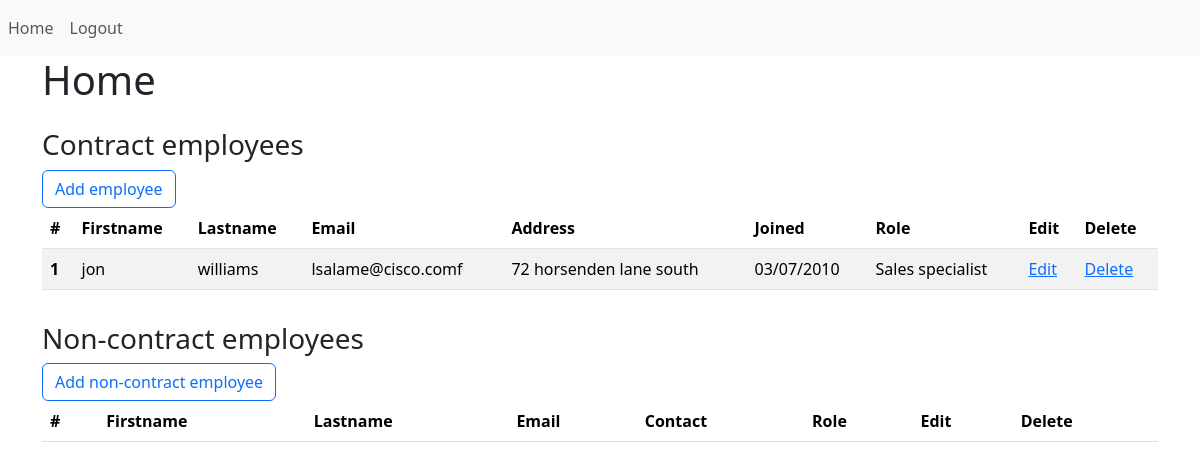
Page / (signed in) on the earlier database version.
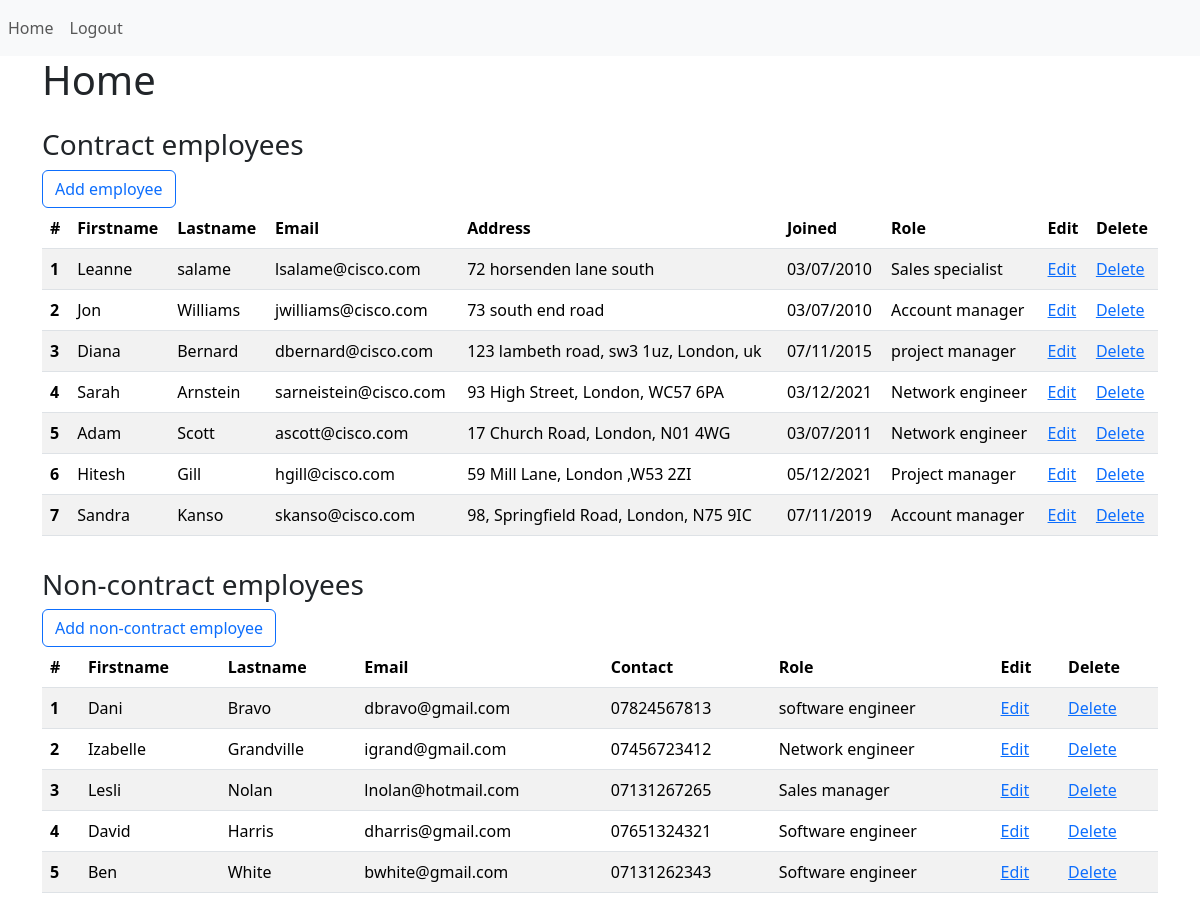
Same page on the later database version.
### website/models.py (models this page shows)
class Contract_employees(db.Model, UserMixin):
    id = db.Column(db.Integer, primary_key=True)
    firstname = db.Column(db.String(100), nullable=False)
    lastname = db.Column(db.String(100), nullable=False)
    email = db.Column(db.String(80), unique=True, nullable=False)
    address = db.Column(db.Text)
    joined = db.Column(db.String(80), nullable=False)
    role = db.Column(db.Text, nullable=False)

class Non_contract_employees(db.Model, UserMixin):
    id = db.Column(db.Integer, primary_key=True)
    firstname = db.Column(db.String(100), nullable=False)
    lastname = db.Column(db.String(100), nullable=False)
    email = db.Column(db.String(80), unique=True, nullable=False)
    contact = db.Column(db.Text)
    role = db.Column(db.Text, nullable=False)

### website/views.py (the view)
@views.route('/')
@login_required
def home():
    contract_employee=Contract_employees.query.all()
    non_contract_employee=Non_contract_employees.query.all()
    return render_template("home.html", new_user=current_user,no_contract_info=non_contract_employee,employees_info=contract_employee),200

### website/__init__.py (called while the page is built)
def create_app(sql_path):
    app = Flask(__name__)
    app.config['SECRET_KEY'] = 'Cisco123!'
    app.config['SQLALCHEMY_DATABASE_URI'] = sql_path
    db.init_app(app)
    from .views import views
    from .models import Contract_employees, Non_contract_employees, User
    from .authentication import auth
    create_database(app)
    login_manager = LoginManager()
    login_manager.init_app(app)
    login_manager.login_view = 'authentication.login'
    @login_manager.user_loader
    def load_user(id):
        return User.query.get(int(id))
    app.config['SECRET_KEY'] = 'mysecret'
    app.register_blueprint(views, url_prefix='/')
    app.register_blueprint(auth, url_prefix='/')
    return app

### website/templates/home.html (shortened to what this page needs)
{% extends "base.html" %}
{% block content%}
<h1>Home</h1>
<div class="pt-3">
    <h3>Contract employees</h3>
    <a class="btn btn-outline-primary" class="link-secondary" href='{{url_for("views.new_contract_employee")}}' >Add employee</a>
    <table class="table table-striped">
        <thead>
            <tr>
                <th scope="col">#</th>
                <th scope="col">Firstname</th>
                <th scope="col">Lastname</th>
                <th scope="col">Email</th>
                <th scope="col">Address</th>
                <th scope="col">Joined</th>
                <th scope="col">Role</th>
                <th scope="col">Edit</th>
                <th scope="col">Delete</th>
            </tr>
        </thead>
        <tbody>
            {% for employee in employees_info %}
            <tr>
                <th score="row">{{loop.index}}</th>
                <td>{{employee.firstname}}</td>
                <td>{{employee.lastname}}</td>
                <td>{{employee.email}}</td>
                <td>{{employee.address}}</td>
                <td>{{employee.joined}}</td>
                <td>{{employee.role}}</td>
                <td><a href='{{url_for("views.edit_employee",id=employee.id)}}' class='btn-edit'>Edit</a></td>
                <td><a href='{{url_for("views.delete_employee",id=employee.id)}}' class='btn-delete' onclick='return confirm("Are you sure you want to delete")'>Delete</a></td>
            </tr>
            {%endfor%}
        </tbody>
    </table>
</div>
<div class="pt-3">
    <h3>Non-contract employees</h3>
    <a class="btn btn-outline-primary" href='{{url_for("views.new_no_contract_employee")}}'>Add non-contract employee</a>
    <table class="table table-striped">
        <thead>
            <th>#</th>
            <th>Firstname</th>
            <th>Lastname</th>
            <th>Email</th>
            <th>Contact</th>
            <th>Role</th>
            <th>Edit</th>
            <th>Delete</th>
        </thead>
        <tbody>
            {% for employee in no_contract_info %}
            <tr>
                <th scope="row">{{loop.index}}</th>
                <td>{{employee.firstname}}</td>
                <td>{{employee.lastname}}</td>
                <td>{{employee.email}}</td>
                <td>{{employee.contact}}</td>
                <td>{{employee.role}}</td>
                <td><a href='{{url_for("views.edit_no_contract_employee",id=employee.id)}}' class='btn-edit'>Edit</a></td>
                <td><a href='{{url_for("views.delete_no_contract_employee",id=employee.id)}}' class='btn-delete' onclick='return confirm("Are you sure you want to delete")'>Delete</a></td>
            </tr>
            {%endfor%}
        </tbody>
    </table>
</div>
{% endblock content %}

### website/templates/base.html (shortened to what this page needs)
<!DOCTYPE html>
<html>
    <head>
        <link href="https://cdn.jsdelivr.net/npm/bootstrap@5.3.1/dist/css/bootstrap.min.css" rel="stylesheet">
    </head>
    <body>
      <nav class="navbar navbar-expand-lg navbar-light bg-light">
        <div class="collapse navbar-collapse" id="navbarSupportedContent">
          <ul class="navbar-nav mr-auto">
            {% if new_user.is_authenticated %}
            <li class="nav-item active">
              <a class="nav-link" href="{{ url_for('views.home')}}">Home</a>
            </li>
            <li class="nav-item active">
              <a class="nav-link" href="{{ url_for('authentication.logout')}}">Logout</a>
            </li>
            {% endif %}
          </ul>
        </div>
      </nav>
    <div class="container">
    {% block content%}{% endblock content %}
    </div>
  </body>
</html>

Differences in the rows shown:
changed Contract_employees "72 horsenden lane south": firstname "jon" → "Leanne"; lastname "williams" → "salame"; email "lsalame@cisco.comf" → "lsalame@cisco.com"
added Contract_employees: firstname "Jon", lastname "Williams", email "jwilliams@cisco.com", address "73 south end road", joined "03/07/2010", role "Account manager"
added Contract_employees: firstname "Diana", lastname "Bernard", email "dbernard@cisco.com", address "123 lambeth road, sw3 1uz, London, uk", joined "07/11/2015", role "project manager"
added Contract_employees: firstname "Sarah", lastname "Arnstein", email "sarneistein@cisco.com", address "93 High Street, London, WC57 6PA", joined "03/12/2021", role "Network engineer"
added Contract_employees: firstname "Adam", lastname "Scott", email "ascott@cisco.com", address "17 Church Road, London, N01 4WG", joined "03/07/2011", role "Network engineer"
added Contract_employees: firstname "Hitesh", lastname "Gill", email "hgill@cisco.com", address "59 Mill Lane, London ,W53 2ZI", joined "05/12/2021", role "Project manager"
added Contract_employees: firstname "Sandra", lastname "Kanso", email "skanso@cisco.com", address "98, Springfield Road, London, N75 9IC", joined "07/11/2019", role "Account manager"
added Non_contract_employees: firstname "Dani", lastname "Bravo", email "dbravo@gmail.com", contact "07824567813", role "software engineer"
added Non_contract_employees: firstname "Izabelle", lastname "Grandville", email "igrand@gmail.com", contact "07456723412", role "Network engineer"
added Non_contract_employees: firstname "Lesli", lastname "Nolan", email "lnolan@hotmail.com", contact "07131267265", role "Sales manager"
added Non_contract_employees: firstname "David", lastname "Harris", email "dharris@gmail.com", contact "07651324321", role "Software engineer"
added Non_contract_employees: firstname "Ben", lastname "White", email "bwhite@gmail.com", contact "07131262343", role "Software engineer"
